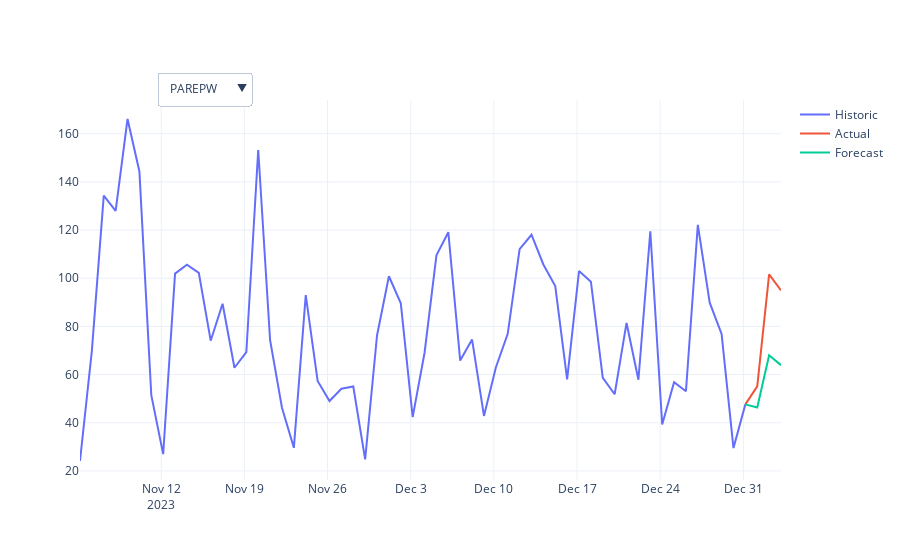

This figure's notebook cell:
### Markdown cell above
## Visualisation

Note that the prediction is currently for up to three days based on historical data, so in general forecasts for later days are less accurate than the early ones.

Accuracy rank: MWPS, BNGSF; ADP MAPS, MBPS, MWPS; etc; TB2SF

### Code cell
# === Basic visualisation

import plotly.graph_objects as go
import plotly.io as pio
pio.renderers.default = "plotly_mimetype+notebook_connected"

def sol_points(unique_id):
    curr_hists = hists[hists["unique_id"] == unique_id]
    curr_preds = preds[preds["unique_id"] == unique_id]
    return(dict(x = [curr_hists["ds"][-60:-h], curr_hists["ds"][-(h+1):], pd.concat([curr_hists["ds"][-(h+1):-h], curr_preds["ds"]])],
                y = [curr_hists["y"][-60:-h], curr_hists["y"][-(h+1):], pd.concat([curr_hists["y"][-(h+1):-h], curr_preds["y"]])],
                visible = True))

curr_loc = "ADP"
curr_sol_points = sol_points(curr_loc)
fig = go.Figure()
fig.add_trace(go.Scatter(x = curr_sol_points["x"][0], y = curr_sol_points["y"][0], mode='lines', name = "Historic"))
fig.add_trace(go.Scatter(x = curr_sol_points["x"][1], y = curr_sol_points["y"][1], mode='lines', name = "Actual"))
fig.add_trace(go.Scatter(x = curr_sol_points["x"][2], y = curr_sol_points["y"][2], mode='lines', name = "Forecast"))
fig.update_layout(barmode = 'overlay', template = "plotly_white")
fig.update_layout(
    updatemenus = [dict(direction = "down",
                        buttons = [dict(args=[sol_points(loc)],
                                        label=loc,
                                        method="restyle") for loc in sol["Name"].unique()],
                        pad = {"r": 10, "t": 10}, showactive =True,
                        x = 0.11, xanchor="left", y = 1.1, yanchor = "top")]
)
fig
